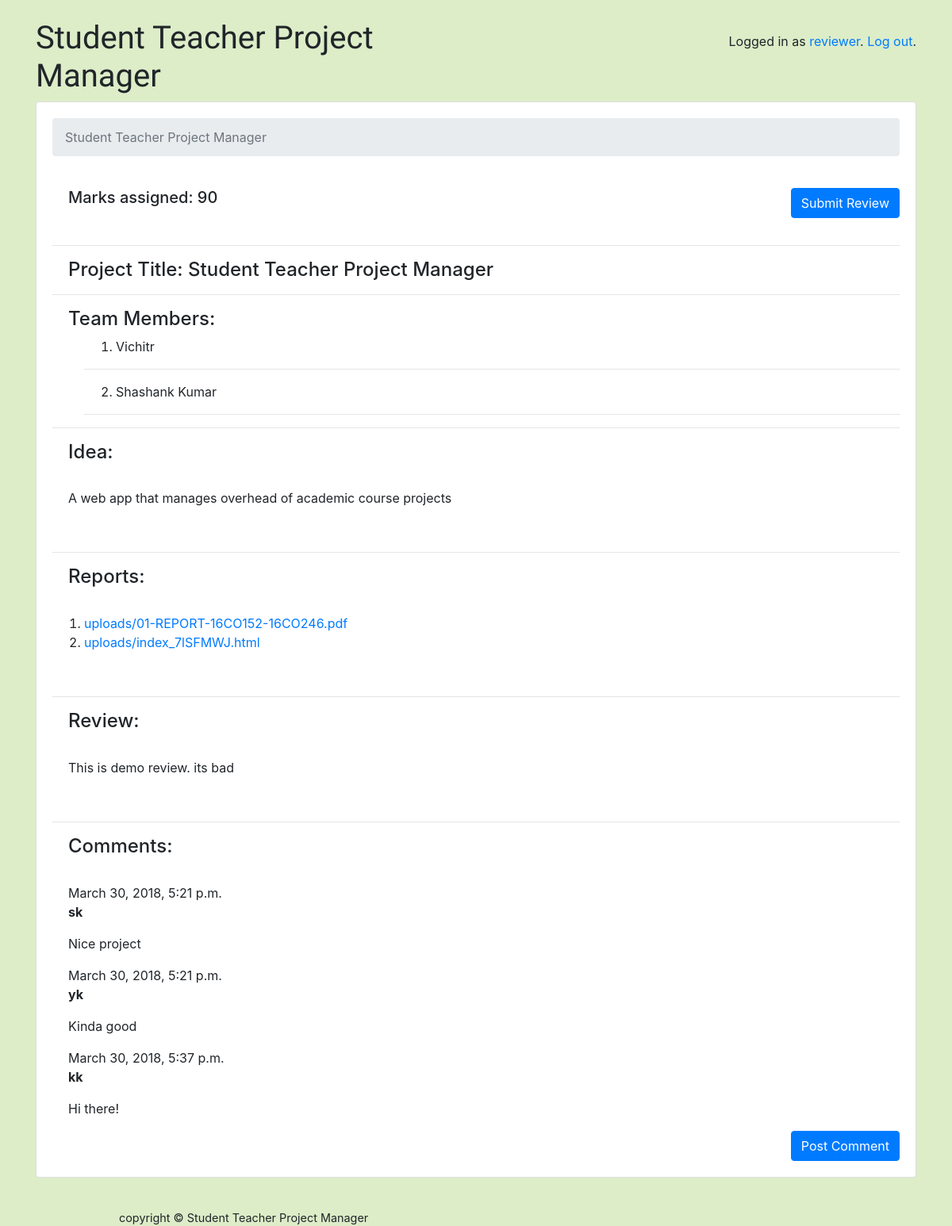
The page /reviewers/home/projects/2/ (signed in) on the database its author committed.
### classroom/models.py (models this page shows, shortened)
class User(AbstractUser):
	is_student = models.BooleanField(default=False)
	is_teacher = models.BooleanField(default=False)
	is_reviewer = models.BooleanField(default=False)
	image = models.ImageField(upload_to =user_directory_path, default='user.png')
	phone_regex = RegexValidator(regex=r'^\+?1?\d{9,15}$')
	phone_number = models.CharField(validators=[phone_regex], max_length=17, blank=True)
	assigned_projects = models.IntegerField(default=0)

class Project(models.Model):
	owner = models.ForeignKey(User, on_delete=models.CASCADE, related_name='projects')
	title = models.CharField(max_length=500)
	members=models.CharField(max_length=200)
	idea = models.CharField(max_length=1000000, default='')
	review=models.CharField(max_length= 1000000, default='')
	marks_assigned = models.BooleanField(default=False)
	marks = models.IntegerField(default=0)
	courseid = models.IntegerField(default = 0)
	is_assigned = models.BooleanField(default=False)
	reviewee = models.ForeignKey(User, on_delete=models.CASCADE, related_name = 'reviewer_projects')
	def members_as_list(self):
		m = list(map(str, self.members.split(',')))
		return m

class Report(models.Model):
	file = models.FileField(upload_to='uploads/' )
	projectid = models.IntegerField(default=0)

class Comment(models.Model):
    project = models.ForeignKey(Project, on_delete=models.CASCADE, related_name='comments')
    author = models.CharField(max_length=200)
    text = models.TextField()
    created_date = models.DateTimeField(default=timezone.now)

### classroom/views/reviewers.py (the view)
# urls.py: path('reviewers/home/projects/<int:pk>/', reviewers.ProjectView, name='project_page'),
@login_required
@reviewer_required
def ProjectView(request, pk):
	project = Project.objects.get(pk=pk)
	course_id=int(project.courseid)
	reports = Report.objects.all().filter(projectid__exact=int(pk))
	return render(request, 'classroom/reviewers/project_page.html', context={'project':project,'reports':reports, 'course':course_id})

### classroom/templates/classroom/reviewers/project_page.html (shortened to what this page needs)
{% extends 'base.html' %}
{% block content %}
  <nav aria-label="breadcrumb">
    <ol class="breadcrumb">
      <li class="breadcrumb-item active" aria-current="page">{{ project.title }}</li>
    </ol>
  </nav>
  <br>
  <div>
    <a href="{% url 'submit_review' project.pk %}" class="btn btn-primary text-center" style="float:right;" role="button">Submit Review</a>
	{% if project.marks_assigned %}
      <h5 style="margin-left:20px;">Marks assigned: {{ project.marks }}</h5>
	{% endif %}
  </div>
  <br>
  <hr>
  <div>
	<h4 style="margin-left:20px;"> Project Title: {{ project.title }}</h4>
    <hr/>
	<h4 style="margin-left:20px;"> Team Members:<br></h4>
	<ol>
      {% for member in project.members_as_list %}
	    <li style="margin-left:40px;">{{ member }}</li>
	    <hr>
	  {% endfor %}
	</ol>
    <hr/>
    <h4 style="margin-left:20px;">Idea: </h4>
    <br>
    <p style="margin-left:20px;">{{ project.idea }}</p>
	<br><hr>
	<h4 style="margin-left:20px;">Reports: </h4>
    <br>
	<ol>
	{% for report in reports %}
      <li><a href="{{ report.file.url }}">{{ report.file.name }}</a></li>
	{% empty %}
	  <p> No reports submitted yet </p>
	{% endfor %}
	</ol>
	<br><hr>
	<h4 style="margin-left:20px;">Review: </h4>
	<br>
	<p style="margin-left:20px;">{{ project.review }}</p>
	<br><hr>
	<h4 style="margin-left:20px;">Comments: </h4>
	<br>
	{% for comment in project.comments.all %}
    <div style="margin-left:20px;" class="comment">
        <div class="date">{{ comment.created_date }}</div>
        <strong>{{ comment.author }}</strong>
        <p>{{ comment.text|linebreaks }}</p>
    </div>
	{% empty %}
		<p style="margin-left:20px;">No comments here yet :(</p>
	{% endfor %}
	<a href="{% url 'post_comment' project.pk %}" class="btn btn-primary text-center" style="float:right;" role="button">Post Comment</a>
  </div>
{% endblock %}

### templates/base.html (shortened to what this page needs)
{% load static %}<!doctype html>
<html lang="en">
  <head>
    <link rel="stylesheet" href="https://maxcdn.bootstrapcdn.com/bootstrap/4.0.0/css/bootstrap.min.css">
    <link rel="stylesheet" type="text/css" href="{% static 'vendor/fontello-2f186091/css/fontello.css' %}">
    <link rel="stylesheet" type="text/css" href="{% static 'css/app.css' %}">
    {% if user.is_authenticated and user.is_teacher %}
      <link rel="stylesheet" type="text/css" href="{% static 'css/teachers.css' %}">
    {% elif user.is_authenticated and user.is_student %}
      <link rel="stylesheet" type="text/css" href="{% static 'css/students.css' %}">
	{% elif user.is_authenticated and user.is_reviewer %}
	  <link rel="stylesheet" type="text/css" href="{% static 'css/reviewers.css' %}">
    {% endif %}
  </head>
  <body >
	<div class="container my-4">
      <div class="row">
        <div class="col-xl-12 col-md-12 col-sm-12">
          <div class="row">
            <div class="col-6">
              <h1 class="logo">
                <a href="{% url 'home' %}">
                  Student Teacher Project Manager
                </a>
              </h1>
            </div>
            <div class="col-6 text-right">
              {% if user.is_authenticated %}
                <p class="pt-3">Logged in as <a href="{% url 'profile' %}">{{ user.username }}</a>. <a href="{% url 'logout' %}">Log out</a>.</p>
              {% else %}
                <a href="{% url 'login' %}" class="btn btn-primary" role="button">Log in</a>
                <a href="{% url 'signup' %}" class="btn btn-primary" role="button">Sign up</a>
              {% endif %}
            </div>
          </div>
          <div class="card mb-3">
            <div class="card-body">
              {% block content %}
              {% endblock %}
            </div>
          </div>
        </div>
      </div>
    </div>
  </body>
  <footer style="margin-left:150px;">
            copyright © Student Teacher Project Manager
  </footer>
</html>

### static/css/app.css (style rules this page uses)
.logo { font-family: 'Clicker Script', cursive; }
.logo a { color: #212529; text-decoration: none; }
footer { font-size: .9rem; }

### static/css/reviewers.css (style rules this page uses)
body { background-color: #dcedc8; }

### rows shown on the page
User: username "reviewer"
Project: title "Student Teacher Project Manager", marks "90", idea "A web app that manages overhead of academic course projects", review "This is demo review. its bad"
Report: file.name "uploads/01-REPORT-16CO152-16CO246.pdf"
Report: file.name "uploads/index_7lSFMWJ.html"
Comment: created_date "March 30, 2018, 5:21 p.m.", author "sk", text "Nice project"
Comment: created_date "March 30, 2018, 5:21 p.m.", author "yk", text "Kinda good"
Comment: created_date "March 30, 2018, 5:37 p.m.", author "kk", text "Hi there!"

### other values the page prints
{{ member }} "Vichitr" "Shashank Kumar"
